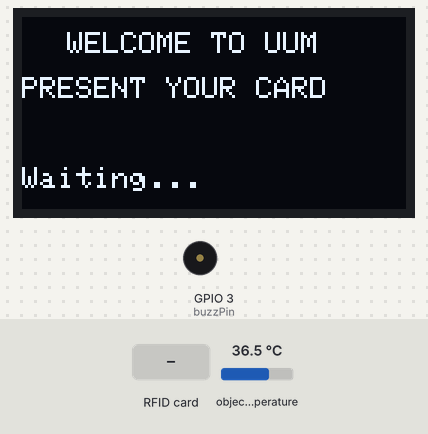
Recording of a sketch running on a simulated ESP8266 (NodeMCU). Parts: 128×64 one-colour display, buzzer (waves = sounding). Wiring (inferred from the names in the program): MLX90614 thermometer at I2C address 0x5A. The test bench sets the inputs (shaded band); at power-on: object temperature 36.5 °C. WiFi joins after 1.5 s; servers stay silent unless stated; the display library's start-up logo is not drawn; uploads are accepted with an empty reply; what the sketch prints to the serial monitor is not drawn.

Above: at 15.3 s.
15.4 s: RFID card 5E 7A 19 C4 held to the reader
At 17.8 s:
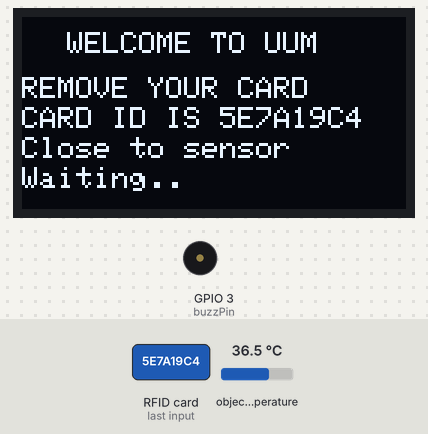
18.4 s: object temperature set to 20 °C
At 21.2 s:
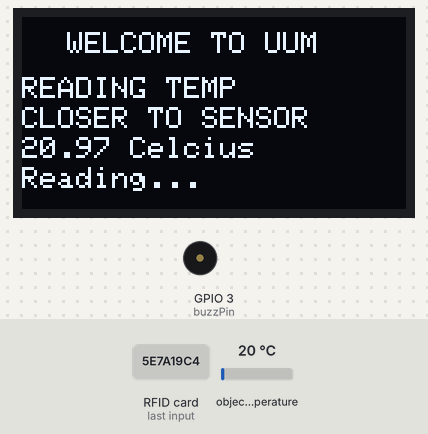
21.4 s: object temperature set to 32.6 °C
At 22.4 s:
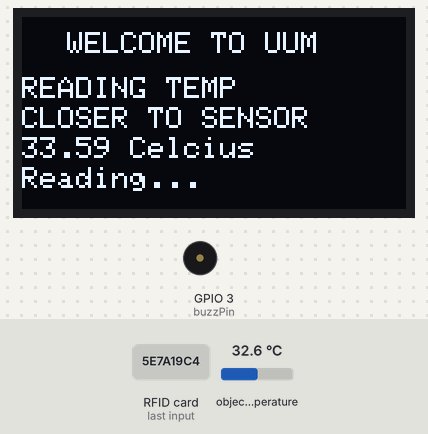
22.9 s: object temperature set to 33.4 °C
At 27.8 s:
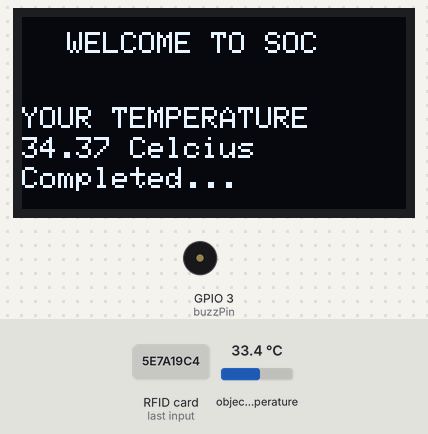
Timing chart, 0 to 37.6 s (numbered marks = the images above; inputs shaded):
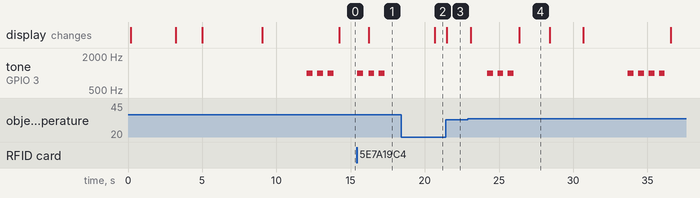

Measured:
- the behaviour switches between 33 and 33.1 °C on object temperature (found by bisection; images 3 and 4)
- after the input at 15.4 s, tone on GPIO 3 (buzzPin): alternates 1000 Hz for 0.40 s and silent for 0.33 s, 6 changes in all, then stays silent, starting after 0.05 s; the display: changes after 0.81 s (image 1)
- after the input at 18.4 s, the display: changes after 2.3 s (image 2)
- after the input at 21.4 s, the display: changes after 0.08 s (image 3)
- after the input at 22.9 s, tone on GPIO 3 (buzzPin): plays 1000 Hz for 0.40 s, 1000 Hz for 0.40 s, 1000 Hz for 0.40 s, 1000 Hz for 0.40 s, 1000 Hz for 0.40 s, 1000 Hz for 0.40 s … (7 notes in this stretch), starting after 1.3 s; the display: first changes after 0.20 s (image 4 shows a later state)

The sketch:

rc522nodemcu.ino
```cpp
// Wireless RFID NodeMCU Temperature Recording Device
// Created by Ahmad Hanis
// 4/8/2020

#include <Wire.h>
#include <Adafruit_MLX90614.h>
#include <MFRC522.h>
#include <SPI.h>
#include <ESP8266HTTPClient.h>
#include <ESP8266WiFi.h>
#include <Adafruit_GFX.h>
#include <Adafruit_SSD1306.h>

#define RST_PIN 20 // RST-PIN for RC522 - RFID - SPI - Module GPIO15
#define SS_PIN  2  // SDA-PIN for RC522 - RFID - SPI - Module GPIO2
#define SCREEN_WIDTH 128  // OLED display width, in pixels
#define SCREEN_HEIGHT 64  // OLED display height, in pixels
#define OLED_RESET    -1  // Reset pin # (or -1 if sharing reset pin)

Adafruit_SSD1306 display(SCREEN_WIDTH, SCREEN_HEIGHT, &Wire, OLED_RESET);
MFRC522 mfrc522(SS_PIN, RST_PIN);   // Create MFRC522 instance
Adafruit_MLX90614 mlx = Adafruit_MLX90614();
MFRC522::MIFARE_Key key;

String wifissid = "UUMWiFi_Guest";
String wifipass = "";
double temp = 0;
String content = "";
String request;
const int MLX_addr = 0x5A;
int buzzPin = 3;

void setup() {
  Serial.begin(115200);    // Initialize serial communications
  pinMode (buzzPin, OUTPUT) ;
  SPI.begin();           // Init SPI bus
  mfrc522.PCD_Init();    // Init MFRC522
  mlx.begin();
  // Prepare the key (used both as key A and as key B)
  // using FFFFFFFFFFFFh which is the default at chip delivery from the factory
  for (byte i = 0; i < 6; i++) {
    key.keyByte[i] = 0xFF;
  }
  Wire.begin();
  Wire.beginTransmission(MLX_addr);
  Wire.write(0x5B);
  Wire.write(0);
  Wire.endTransmission(true);
  if (!display.begin(SSD1306_SWITCHCAPVCC, 0x3C))
  {
    Serial.println(F("SSD1306 allocation failed"));
    for (;;); // Don't proceed, loop forever
  }
  display.display();
  delay(2);
  display.clearDisplay();
  drawScreen("WELCOME TO UUM", "      RFID TRS", "", "Please wait...", "Booting...");
  delay(3000);
  drawScreen("WELCOME TO UUM", "     SETTING UP", "Connecting to ", wifissid, "Booting...");
  if (testWifi()) {
    drawScreen("WELCOME TO UUM", "     SETTING UP", "Connected to ", wifissid, "Booting...");
    delay(2000);
  } else {
    drawScreen("WELCOME TO UUM", "     SETTING UP", "Retry...", wifissid, "Booting...");
    delay(2000);
    wifissid = "";
    wifipass = "";
    if (testWifi()) {
      drawScreen("WELCOME TO UUM", "     SETTING UP", "Connected to ", wifissid, "Booting...");
    } else {
      drawScreen("WELCOME TO UUM", "     SETTING UP", "Connection Failed ", wifissid, "Restarting...");
      delay(4000);
      ESP.restart();

    }
  }
  delay(2000);
  drawScreen("WELCOME TO UUM", "    SYSTEM READY", "Connected to ", wifissid, "Ready...");
  delay(3000);
  buzzer(3);
}

void buzzer(int c) {
  for (int i = 0; i < c; i++) {
    tone(buzzPin, 1000, 400); // Send 1KHz sound signal...
    delay(500);        // ...for 1 sec
    noTone(buzzPin);     // Stop sound...
    delay(200);
  }
}

boolean testWifi() {
  WiFi.softAPdisconnect();
  WiFi.disconnect();
  WiFi.mode(WIFI_STA);
  WiFi.begin(wifissid.c_str(), wifipass.c_str());
  int c = 0;
  while (c < 20) {
    if (WiFi.status() == WL_CONNECTED) {
      Serial.println(WiFi.status());
      Serial.println(WiFi.localIP());
      delay(100);
      return true;
    }
    Serial.print(".");
    delay(400);
    c++;
  }
  Serial.println("Connection time out...");
  return false;
}

void drawScreen(String a, String b, String c, String d, String e)
{
  display.display();
  delay(10);
  display.clearDisplay();
  display.setTextColor(WHITE);
  display.setTextSize(1);
  display.setCursor(15, 5);
  display.print(a);
  display.setCursor(0, 20);
  display.print(b);
  display.setCursor(0, 30);
  display.print(c);
  display.setCursor(0, 40);
  display.print(d);
  display.setCursor(0, 50);
  display.print(e);
  display.display();
}

void readTemp() {
  Serial.print("Object = ");
  //Serial.print(mlx.readAmbientTempC());
  //Serial.print("*C\tObject = ");
  temp = mlx.readObjectTempC() + 0.98;
  while (temp < 34) {
    temp = mlx.readObjectTempC() + 0.98;
    drawScreen("WELCOME TO UUM", "READING TEMP", "CLOSER TO SENSOR", String(temp) + " Celcius", "Reading...");
    delay(100);
  }
  Serial.print(temp);
  Serial.println("*C");
  Serial.println();
  delay(1000);
}

// Helper routine to dump a byte array as hex values to Serial
void dump_byte_array(byte *buffer, byte bufferSize) {
  for (byte i = 0; i < bufferSize; i++) {
    Serial.print(buffer[i] < 0x10 ? " 0" : " ");
    Serial.print(buffer[i], HEX);
  }
}

void loop() {
  // Look for new cards
  drawScreen("WELCOME TO UUM", "PRESENT YOUR CARD", "", "", "Waiting...");
  if ( ! mfrc522.PICC_IsNewCardPresent()) {
    delay(50);
    return;
  }
  // Select one of the cards
  if ( ! mfrc522.PICC_ReadCardSerial()) {
    delay(50);
    return;
  }

  ////-------------------------------------------------RFID----------------------------------------------


  // Shows the card ID on the serial console
  content = "";
  for (byte i = 0; i < mfrc522.uid.size; i++)
  {
    content.concat(String(mfrc522.uid.uidByte[i] < 0x10 ? "0" : ""));
    content.concat(String(mfrc522.uid.uidByte[i], HEX));
  }
  buzzer(1);
  Serial.println();
  content.toUpperCase();
  Serial.println("Card read:" + content);
  drawScreen("WELCOME TO UUM", "REMOVE YOUR CARD", "CARD ID IS " + content, "Close to sensor", "Waiting..");
  buzzer(2);
  delay(3000);
  readTemp();
  buzzer(3);
  drawScreen("WELCOME TO SOC", "", "YOUR TEMPERATURE", String(temp) + " Celcius", "Completed...");
  delay(2000);
  drawScreen("WELCOME TO SOC", "", "UPLOADING DATA...", String(temp) + " Celcius" , "Please wait...");
  uploadData();
  delay(2000);
  drawScreen("WELCOME TO SOC", "", "DATA UPLOADED", "Completed", "....  THANK YOU  ...");
  delay(3000);
  buzzer(4);
}

void readCard() {
  byte sector         = 1;
  byte blockAddr      = 4;
  byte dataBlock[]    = {
    0x01, 0x02, 0x03, 0x04, //  1,  2,   3,  4,
    0x05, 0x06, 0x07, 0x08, //  5,  6,   7,  8,
    0x09, 0x0a, 0xff, 0x0b, //  9, 10, 255, 11,
    0x0c, 0x0d, 0x0e, 0x0f  // 12, 13, 14, 15
  };
  byte trailerBlock   = 7;
  MFRC522::StatusCode status;
  byte buffer[18];
  byte size = sizeof(buffer);

  // Authenticate using key A
  Serial.println(F("Authenticating using key A..."));
  status = (MFRC522::StatusCode) mfrc522.PCD_Authenticate(MFRC522::PICC_CMD_MF_AUTH_KEY_A, trailerBlock, &key, &(mfrc522.uid));
  if (status != MFRC522::STATUS_OK) {
    Serial.print(F("PCD_Authenticate() failed: "));
    Serial.println(mfrc522.GetStatusCodeName(status));
    return;
  }

  // Show the whole sector as it currently is
  Serial.println(F("Current data in sector:"));
  mfrc522.PICC_DumpMifareClassicSectorToSerial(&(mfrc522.uid), &key, sector);
  Serial.println();

  // Read data from the block
  Serial.print(F("Reading data from block ")); Serial.print(blockAddr);
  Serial.println(F(" ..."));
  status = (MFRC522::StatusCode) mfrc522.MIFARE_Read(blockAddr, buffer, &size);
  if (status != MFRC522::STATUS_OK) {
    Serial.print(F("MIFARE_Read() failed: "));
    Serial.println(mfrc522.GetStatusCodeName(status));
  }
  Serial.print(F("Data in block ")); Serial.print(blockAddr); Serial.println(F(":"));
  dump_byte_array(buffer, 16); Serial.println();
  Serial.println();
  Serial.println(F("Authenticating again using key B..."));
  status = (MFRC522::StatusCode) mfrc522.PCD_Authenticate(MFRC522::PICC_CMD_MF_AUTH_KEY_B, trailerBlock, &key, &(mfrc522.uid));
  if (status != MFRC522::STATUS_OK) {
    Serial.print(F("PCD_Authenticate() failed: "));
    Serial.println(mfrc522.GetStatusCodeName(status));
    return;
  }
}

void uploadData() {
  request = "";
  request = "http://slumberjer.com/covid/insert_record.php?id=" + String(content);
  request += "&temp=" + String(temp);
  Serial.println(request);
  HTTPClient http;
  http.begin(request);
  int httpCode = http.GET();
  String result = "";
  Serial.println(httpCode);
  if (httpCode > 0) {
    result = http.getString();
    Serial.println(result);
    Serial.println("Upload completed");
  } else {
    Serial.println("Upload failed");
  }
  http.end();

}
```
